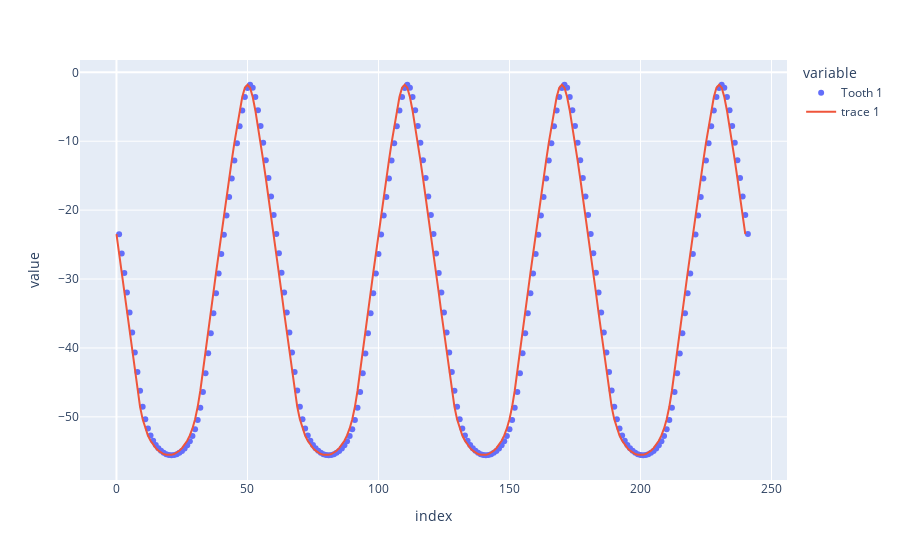

Notebook cell for this chart:
### Code cell
# use NVHForceExport.py -> csv format -> csv fortmat can be used in romax nexus tool
import matplotlib.pyplot as plt
import pandas as pd
lumped_tooth_vwp_surface_hys=pd.read_csv("D:/KDH/Thesis/HDEV/01_JMAG/HYH/test_time__file_cylinder_7_Case7.csv")
lumped_tooth_vwp_surface_non_hys=pd.read_csv("D:/KDH/Thesis/HDEV/01_JMAG/HYH/test_time__file_cylinder_7_Case8.csv")
# lumped_tooth_vwp_surface_non_hys
Lp_F_vwp_hys=pd.to_numeric(lumped_tooth_vwp_surface_hys.loc[1:241,'Tooth 1'])
Lp_F_vwp_hys=pd.to_numeric(lumped_tooth_vwp_surface_hys.loc[1:241,'Tooth 1'])
Lp_F_vwp_nonhys=pd.to_numeric(lumped_tooth_vwp_surface_non_hys.loc[1:241,'Tooth 1'])
fig = px.scatter(Lp_F_vwp_hys)
fig.add_scatter(y=Lp_F_vwp_nonhys)
# fig.show()

### Figure 1 — Plotly figure (JSON) as saved in the notebook; plotly's stock layout.template omitted (floating-point values rounded to 4 significant figures; data arrays with more than 128 entries replaced by an {"elided": "..."} marker saying what was removed)
{"data": [{"hovertemplate": "variable=Tooth 1<br>index=%{x}<br>value=%{y}<extra></extra>", "legendgroup": "Tooth 1", "marker": {"color": "#636efa", "symbol": "circle"}, "mode": "markers", "name": "Tooth 1", "orientation": "v", "showlegend": true, "type": "scatter", "x": {"elided": "241 int values"}, "xaxis": "x", "y": {"elided": "241 float values"}, "yaxis": "y"}, {"type": "scatter", "y": {"elided": "241 float values"}}], "layout": {"legend": {"title": {"text": "variable"}, "tracegroupgap": 0}, "margin": {"t": 60}, "xaxis": {"anchor": "y", "domain": [0, 1], "title": {"text": "index"}}, "yaxis": {"anchor": "x", "domain": [0, 1], "title": {"text": "value"}}}}
